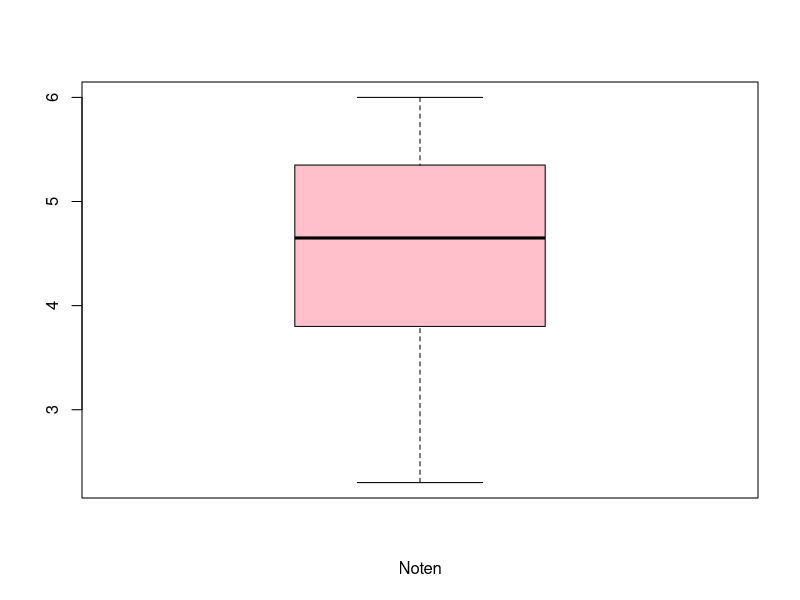

R code for this plot:
noten <- c(4.2, 2.3, 5.6, 4.5, 4.8, 3.9, 5.9, 2.4, 5.9, 6, 4, 3.7, 5, 5.2, 4.5, 3.6, 5, 6, 2.8, 3.3, 5.5, 4.2, 4.9, 5.1)

quantile(noten, p = c(0.25, 0.75), type = 2)
IQR(noten, type = 2)

quantile(noten, p = seq(from = 0.2, to = 1, by = 0.2), type = 2)

boxplot(noten,
        xlab = "Noten",
        col = "pink"
)